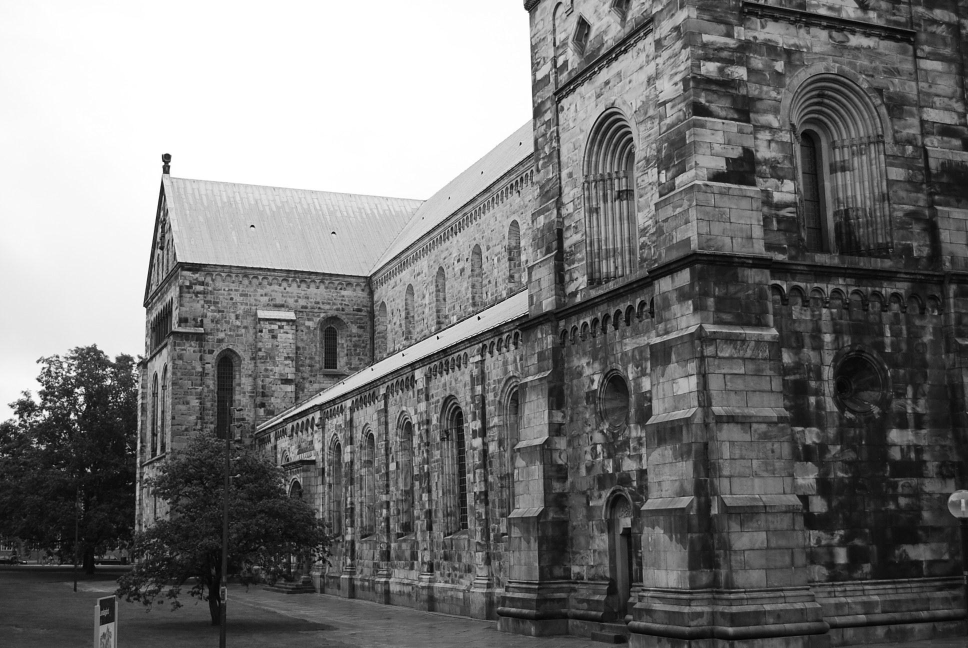
#> input picture Computer-Vision/Assignment1/A1data/compEx2.jpg, 1936 x 1296 px (shown at 1/2 size)
$ jupyter execute compEx2.ipynb
#> lines starting #> are read from the running program, lines starting #| are printed output that depends on the picture
[cell 1]
import numpy as np
import matplotlib.pyplot as plt
import scipy.io
import cv2

[cell 2]
data = scipy.io.loadmat('A1data/compEx2.mat')
#> (reads Computer-Vision/Assignment1/A1data/compEx2.mat from the repository)
p1 = data["p1"]
p2 = data["p2"]
p3 = data["p3"]
image = cv2.imread('A1data/compEx2.jpg')
#> image is the input picture: shape (1296, 1936, 3); min 0, max 255, mean 117.6
img_shape = image.shape
#> img_shape = (1296, 1936, 3)

[cell 3]
plt.imshow(image)
plt.show()

[cell 4]
def pflat(x):
    """Normalizes the input matrix by dividing by the last element of each column."""
    return x / x[-1]

def psphere(x):
    """
    Normalizes projective points. Each column in `x` is considered a point in homogeneous coordinates.

    Parameters:
    x (ndarray): Input matrix where each column is a point.

    Returns:
    y (ndarray): Normalized matrix.
    alpha (ndarray): Depth (magnitude) of each column.
    """
    # Compute the depth (magnitude) of each column
    alpha = np.sqrt(np.sum(x**2, axis=0))

    # Normalize each column by dividing by its depth
    y = x / alpha

    return y, alpha


def rital(linjer,img_shape, st='-'):
    """
    rital takes as input a 3xn matrix "linjer"
    where each column represents the homogenous coordinates of a 2D line.
    It then plots those lines. The optional second argument "st" controls
    the line style of the plot.
    """
    if linjer.size == 0:
        return

    nn = linjer.shape[1]  # Number of columns
    rikt,_ = psphere(np.vstack((linjer[1, :], -linjer[0, :], np.zeros(nn))))
    punkter = pflat(np.cross(rikt, linjer,axis=0))


    img_height = img_shape[0]
    img_width = img_shape[1]
    x_min, x_max = 0, img_width
    y_min, y_max = 0, img_height

    for i in range(nn):
        plt.plot(
            [punkter[0, i] - 2000 * rikt[0, i], punkter[0, i] + 2000 * rikt[0, i]],
            [punkter[1, i] - 2000 * rikt[1, i], punkter[1, i] + 2000 * rikt[1, i]],
            st
        )
    plt.xlim(x_min, x_max)
    plt.ylim(y_max, y_min)

[cell 5]
plt.imshow(image)
plt.scatter(p1[0,:], p1[1,:], color='blue', label='p1')
plt.scatter(p2[0,:], p2[1,:], color='green', label='p2')
plt.scatter(p3[0,:], p3[1,:], color='orange', label='p3')
plt.legend()
plt.axis('off')
plt.show()
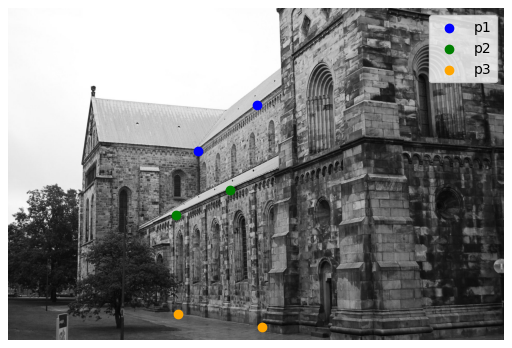
#> figure drawn by matplotlib, 1 panel

[cell 6]
def point_line_distance_2D(point, line):
    x1, x2 = point[0], point[1]
    a, b, c = line[0], line[1], line[2]
    distance = abs(a * x1 + b * x2 + c) / np.sqrt(a**2 + b**2)
    return float(distance)

[cell 7]
def calc_line(p1,p2):
    return np.cross(p1,p2,axis=0).reshape(3,1)

# Calculate lines
l1 = calc_line(p1[:,0], p1[:,1])
l2 = calc_line(p2[:,0], p2[:,1])
l3 = calc_line(p3[:,0], p3[:,1])
ls = np.concatenate((l1,l2,l3), axis=1)

intersection_point = np.cross(l2,l3,axis=0)
intersection_point = pflat(intersection_point)

distance = point_line_distance_2D(intersection_point, l1)
print("Distance: ", distance)

rital(ls,image.shape)
plt.imshow(image)
plt.scatter(p1[0,:], p1[1,:], label=r'$l_{1}$', zorder=2)
plt.scatter(p2[0,:], p2[1,:], label=r'$l_{2}$', zorder=2)
plt.scatter(p3[0,:], p3[1,:], label=r'$l_{3}$',zorder=2)
plt.scatter(intersection_point[0], intersection_point[1], color='red', label='Intersection point',zorder=3)
plt.legend()
plt.axis('off')
plt.savefig("CompEx2.png")
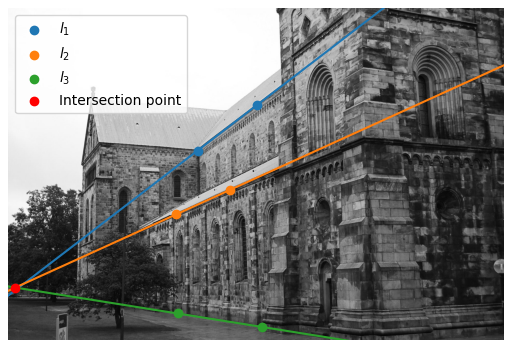
#> figure drawn by matplotlib, 1 panel
plt.show()
